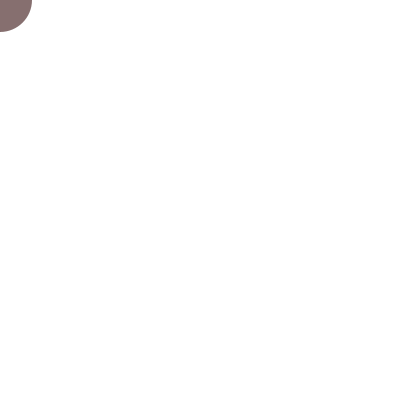
Frame 1 (no input)
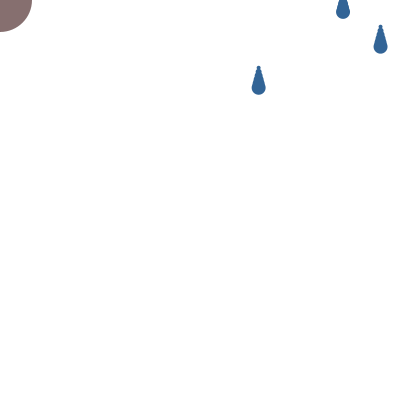
Frame 60 (the mouse pressed at the canvas centre just before this capture)
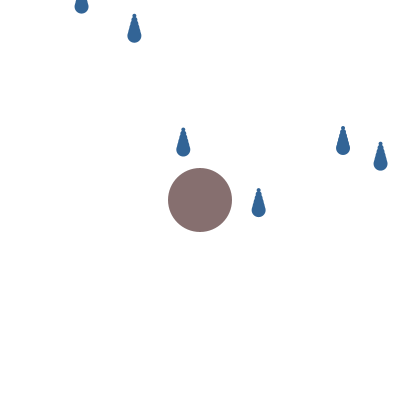
Frame 120 (the mouse held since frame 60 and released just before this capture)

The Processing sketch that drew these frames (run headless with seeded random() and noise(); from frame 60 on, the mouse is pressed at the canvas centre):

// Processing sketch: ranfalls_catcher
// ── ranfalls_catcher.pde
Catcher catcher;
Timer timer;
Drop[] drops;

int total_drops = 0;
int rest=10;

void setup(){
  size(400, 400);
  catcher = new Catcher(32);
  //Create a catcher with a radius of 32
  drops = new Drop[1000];
  //Create 1000 drops in the array
  timer = new Timer(300);
  //Create and start a timer that goes off every 300 millisecon
  timer.start_();
}

void draw(){
  background(255);
  catcher.set_location(mouseX, mouseY);
  catcher.display();
  
  if(rest<1){
    text("Game Over!",100,100);
  }
  
  if(timer.is_finished()){
    drops[total_drops] = new Drop();
    total_drops ++;
    if(total_drops >= drops.length){
      total_drops = 0;
    }
    timer.start_();
  }
  
  for(int i = 0; i <total_drops; i++){
    drops[i].move();
    drops[i].display();
    if(catcher.intersect(drops[i])){
      drops[i].caught();
    }
    if(drops[i].reachedBottom()){
      rest=rest-1;
    }
  }
}


    

// ── Catcher.pde
class Catcher{
  
  float r;
  float x, y;
  color col;
  
  Catcher(float temp_r){
    r = temp_r;
    col = color(50, 10, 10,150);
    x = 0;
    y = 0;
  }
  
  void set_location(float temp_x, float temp_y){
    x = temp_x;
    y = temp_y;
  }
  
  void display(){
    noStroke();
    fill(col);
    ellipse(x, y, r*2, r*2);
  }

  boolean intersect(Drop d){
    float distance = dist(x, y ,d.x, d.y);
    if (distance < r +d.r){
      return true;
    }
    else{
      return false;
    }
  }
}

// ── Drop.pde
class Drop{
  
  float x,y;
  float speed;
  color c;
  float r;
  
  Drop(){
    r = 8;
    x = random(width);
    y = -r*4;
    speed = random(1, 5);
    c = color(50, 100, 150);
  }
  
  void move(){
    y += speed;
  }
  
  void display(){
    noStroke();
    fill(c);
    for(int i=2; i<r ;i++){
      ellipse(x, y + i*4, i*2, i*2);
    }
  }
  
  void caught(){
    speed = 0;
    y = -100;
  }
  
  boolean reachedBottom(){
    if(y>height+r*4){
      return true;
    }else{
      return false;
    }
  }
}

// ── Timer.pde
class Timer{
  
  int saved_time;
  int total_time;
  
  Timer(int temp_total_time){
    total_time = temp_total_time;
  }
  
  void start_(){
    saved_time = millis();
  }
  
  boolean is_finished(){
    int passed_time = millis() - saved_time;
    if (passed_time > total_time){
      return true;
    }else{
      return false;
    }
  }
}
